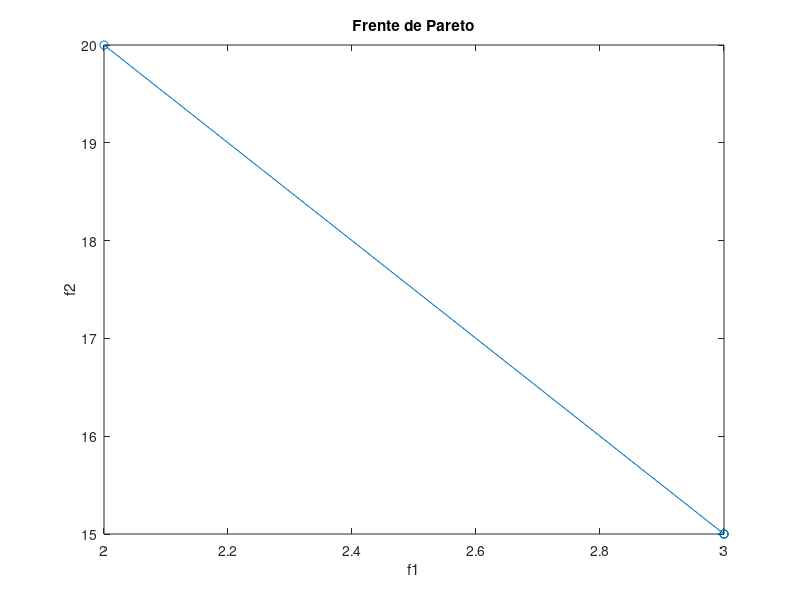

Reproduce this figure in MATLAB.
clc, clear all, close all

[iter, f1, f2] = textread('resultsHops.dat', '%s %f %f', 20);

figure
plot(f1,f2,'-o')
title('Frente de Pareto')
xlabel('f1')
ylabel('f2')


